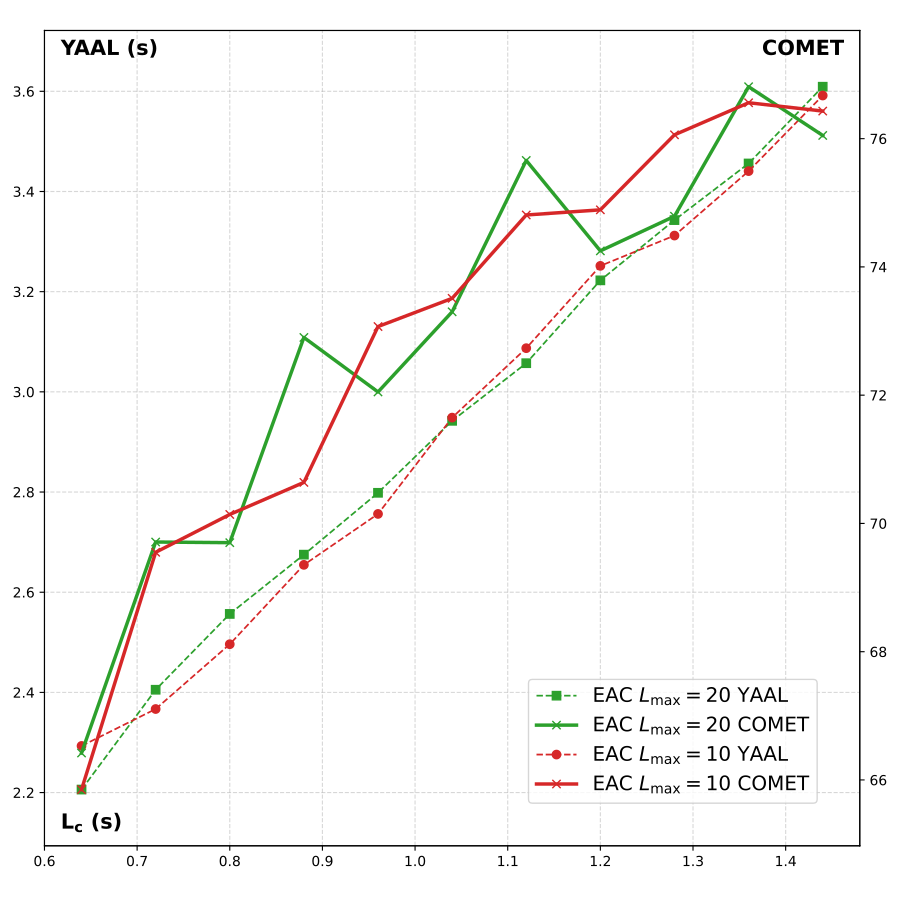

The script that saved this image:
#!/usr/bin/env python3
"""Plot EAC window-size sweep: latency vs quality across chunk sizes.

Reads aggregated metrics from the EAC experiment report (README.md table in
output/pac_experiments_wsize/report/) and maps window sizes from
pac_experiment_manifest_wsize.yaml. Falls back to per-experiment scores.tsv
when the report is missing.

Usage (from repo root):
    python3 plots/pac_window_size.py
    python3 plots/pac_window_size.py --manifest pac_experiment_manifest_wsize.yaml
    python3 plots/pac_window_size.py --report-dir output/pac_experiments_wsize/report
"""

from __future__ import annotations

import argparse
import csv
import re
import statistics
import sys
from pathlib import Path
from typing import Any

import matplotlib.pyplot as plt
import pandas as pd

try:
    import yaml
except ImportError as exc:  # pragma: no cover
    raise SystemExit("PyYAML is required: pip install pyyaml") from exc


LATENCY_AWARE = "LongYAAL (CA)"
LATENCY_UNAWARE = "LongLAAL (CA)"
QUALITY_METRIC = "COMET"
COMET_SCALE = 100.0
MS_PER_S = 1000.0
DEFAULT_L_MAX = 20
L_MAX_COLORS = {20: "tab:green", 10: "tab:red"}
L_MAX_MARKERS = {20: "s", 10: "o"}
QUALITY_LINEWIDTH = 2.5
LATENCY_LINEWIDTH = 1.25
LEGEND_INSET = 0.04


def repo_root() -> Path:
    return Path(__file__).resolve().parent.parent


def load_manifest(path: Path) -> dict[str, Any]:
    with path.open(encoding="utf-8") as f:
        manifest = yaml.safe_load(f)
    if not isinstance(manifest, dict):
        raise SystemExit(f"Manifest must be a YAML mapping: {path}")
    return manifest


def resolve_repo_path(repo_root_path: Path, value: str | Path) -> Path:
    path = Path(value)
    if path.is_absolute():
        return path
    return repo_root_path / path


def experiment_output_dir(
    repo_root_path: Path,
    manifest: dict[str, Any],
    experiment: dict[str, Any],
    eval_split: str,
) -> Path:
    output_dir = experiment.get("output_dir")
    if output_dir:
        base = resolve_repo_path(repo_root_path, output_dir)
    else:
        output_root = resolve_repo_path(
            repo_root_path, manifest.get("output_root", "output/pac_experiments")
        )
        base = output_root / experiment["id"]
    if eval_split not in {"eval", "test"}:
        base = base / eval_split
    return base


def chunk_size_from_id(experiment_id: str) -> float | None:
    match = re.search(r"lacp(\d+)", experiment_id)
    if match:
        return int(match.group(1)) / 100.0
    return None


def max_len_from_id(experiment_id: str) -> int:
    if re.search(r"_10$", experiment_id):
        return 10
    return DEFAULT_L_MAX


def max_len_from_experiment(experiment: dict[str, Any]) -> int:
    overrides = experiment.get("overrides", {})
    if "sfm_left_context_secs" in overrides:
        return int(float(overrides["sfm_left_context_secs"]))
    return max_len_from_id(experiment.get("id", ""))


def chunk_size_from_experiment(experiment: dict[str, Any]) -> float | None:
    overrides = experiment.get("overrides", {})
    for key in ("speech_chunk_size", "sfm_chunk_secs"):
        if key in overrides:
            return float(overrides[key])
    return chunk_size_from_id(experiment.get("id", ""))


def experiment_lookup(manifest: dict[str, Any]) -> dict[str, dict[str, Any]]:
    return {
        experiment["id"]: experiment
        for experiment in manifest.get("experiments", [])
        if experiment.get("enabled", True)
    }


def default_report_dir(
    repo_root_path: Path,
    manifest: dict[str, Any],
    eval_split: str,
) -> Path:
    output_root = resolve_repo_path(
        repo_root_path, manifest.get("output_root", "output/pac_experiments")
    )
    if eval_split in {"eval", "test"}:
        return output_root / "report"
    return output_root / f"report_{eval_split}"


def parse_metric_cell(cell: str) -> dict[str, float]:
    metrics: dict[str, float] = {}
    for part in cell.split(","):
        part = part.strip()
        if "=" not in part:
            continue
        name, value = part.split("=", 1)
        try:
            metrics[name.strip()] = float(value.strip())
        except ValueError:
            continue
    return metrics


def parse_report_readme(path: Path) -> list[dict[str, Any]]:
    """Parse the aggregate README.md table written by pac_experiment_report.py."""
    records: list[dict[str, Any]] = []
    for line in path.read_text(encoding="utf-8").splitlines():
        line = line.strip()
        if not line.startswith("| pac_"):
            continue
        parts = [part.strip() for part in line.split("|")]
        if len(parts) < 5:
            continue

        experiment_id = parts[1]
        quality = parse_metric_cell(parts[2])
        latency = parse_metric_cell(parts[3])
        comet = quality.get(QUALITY_METRIC)
        aware_ms = latency.get(LATENCY_AWARE)
        unaware_ms = latency.get(LATENCY_UNAWARE)
        if comet is None or aware_ms is None or unaware_ms is None:
            print(
                f"Warning: incomplete metrics in report row for {experiment_id}",
                file=sys.stderr,
            )
            continue

        records.append(
            {
                "experiment": experiment_id,
                "Aware_Latency": aware_ms / MS_PER_S,
                "Unaware_Latency": unaware_ms / MS_PER_S,
                QUALITY_METRIC: comet,
            }
        )
    return records


def parse_report_summary(
    path: Path,
    directions: list[str],
) -> list[dict[str, Any]]:
    """Parse pac_experiment_summary.tsv when README.md is unavailable."""
    rows = read_scores(path)
    if not rows:
        return []

    by_experiment: dict[str, list[dict[str, str]]] = {}
    for row in rows:
        by_experiment.setdefault(row["experiment"], []).append(row)

    records: list[dict[str, Any]] = []
    for experiment_id, exp_rows in by_experiment.items():
        aware_ms = mean_metric(exp_rows, directions, LATENCY_AWARE)
        unaware_ms = mean_metric(exp_rows, directions, LATENCY_UNAWARE)
        comet = mean_metric(exp_rows, directions, QUALITY_METRIC)
        if aware_ms is None or unaware_ms is None or comet is None:
            print(
                f"Warning: incomplete metrics in summary for {experiment_id}",
                file=sys.stderr,
            )
            continue
        records.append(
            {
                "experiment": experiment_id,
                "Aware_Latency": aware_ms / MS_PER_S,
                "Unaware_Latency": unaware_ms / MS_PER_S,
                QUALITY_METRIC: comet,
            }
        )
    return records


def enrich_with_manifest(
    records: list[dict[str, Any]],
    experiments: dict[str, dict[str, Any]],
) -> list[dict[str, Any]]:
    enriched: list[dict[str, Any]] = []
    for record in records:
        experiment_id = record["experiment"]
        experiment = experiments.get(experiment_id, {"id": experiment_id})
        chunk_size = chunk_size_from_experiment(experiment)
        if chunk_size is None:
            print(
                f"Warning: could not infer chunk size for {experiment_id}",
                file=sys.stderr,
            )
            continue
        enriched.append(
            {
                **record,
                "label": experiment.get("label", experiment_id),
                "chunk_size": chunk_size,
                "l_max": max_len_from_experiment(experiment),
            }
        )
    return enriched


def read_scores(path: Path) -> list[dict[str, str]]:
    if not path.exists():
        return []
    with path.open(encoding="utf-8", newline="") as f:
        return list(csv.DictReader(f, delimiter="\t"))


def mean_metric(rows: list[dict[str, str]], directions: list[str], metric: str) -> float | None:
    values: list[float] = []
    direction_set = set(directions)
    for row in rows:
        if row.get("metric") != metric:
            continue
        if direction_set and row.get("direction") not in direction_set:
            continue
        try:
            values.append(float(row["value"]))
        except (KeyError, ValueError):
            continue
    if not values:
        return None
    return statistics.fmean(values)


def collect_window_size_data_from_scores(
    repo_root_path: Path,
    manifest: dict[str, Any],
    eval_split: str,
) -> list[dict[str, Any]]:
    directions = manifest.get(
        "directions", ["en-de", "en-fr", "en-nl", "en-pt", "en-ru", "en-tr"]
    )
    records: list[dict[str, Any]] = []

    for experiment in manifest.get("experiments", []):
        if not experiment.get("enabled", True):
            continue
        chunk_size = chunk_size_from_experiment(experiment)
        if chunk_size is None:
            print(f"Warning: could not infer chunk size for {experiment['id']}", file=sys.stderr)
            continue

        out_dir = experiment_output_dir(repo_root_path, manifest, experiment, eval_split)
        scores_path = out_dir / "scores.tsv"
        rows = read_scores(scores_path)
        if not rows:
            print(f"Warning: no scores found at {scores_path}", file=sys.stderr)
            continue

        aware_ms = mean_metric(rows, directions, LATENCY_AWARE)
        unaware_ms = mean_metric(rows, directions, LATENCY_UNAWARE)
        comet = mean_metric(rows, directions, QUALITY_METRIC)
        if aware_ms is None or unaware_ms is None or comet is None:
            print(
                f"Warning: incomplete metrics for {experiment['id']} ({scores_path})",
                file=sys.stderr,
            )
            continue

        records.append(
            {
                "experiment": experiment["id"],
                "label": experiment.get("label", experiment["id"]),
                "chunk_size": chunk_size,
                "l_max": max_len_from_experiment(experiment),
                "Aware_Latency": aware_ms / MS_PER_S,
                "Unaware_Latency": unaware_ms / MS_PER_S,
                QUALITY_METRIC: comet,
            }
        )
    return records


def collect_window_size_data_from_report(
    report_dir: Path,
    manifest: dict[str, Any],
) -> list[dict[str, Any]] | None:
    readme_path = report_dir / "README.md"
    if readme_path.exists():
        print(f"Reading aggregate metrics from {readme_path}", file=sys.stderr)
        records = parse_report_readme(readme_path)
    else:
        summary_path = report_dir / "pac_experiment_summary.tsv"
        if not summary_path.exists():
            return None
        print(f"Reading aggregate metrics from {summary_path}", file=sys.stderr)
        directions = manifest.get(
            "directions", ["en-de", "en-fr", "en-nl", "en-pt", "en-ru", "en-tr"]
        )
        records = parse_report_summary(summary_path, directions)

    if not records:
        return None
    return enrich_with_manifest(records, experiment_lookup(manifest))


def collect_window_size_data(
    repo_root_path: Path,
    manifest: dict[str, Any],
    eval_split: str,
    report_dir: Path | None = None,
    source: str = "auto",
) -> pd.DataFrame:
    columns = [
        "experiment",
        "label",
        "chunk_size",
        "l_max",
        "Aware_Latency",
        "Unaware_Latency",
        QUALITY_METRIC,
    ]
    records: list[dict[str, Any]] | None = None

    if source in {"auto", "report"}:
        resolved_report_dir = report_dir or default_report_dir(
            repo_root_path, manifest, eval_split
        )
        records = collect_window_size_data_from_report(resolved_report_dir, manifest)
        if records is None and source == "report":
            raise SystemExit(f"No aggregate report found under {resolved_report_dir}")

    if records is None and source in {"auto", "scores"}:
        if source == "auto":
            print("Falling back to per-experiment scores.tsv files.", file=sys.stderr)
        records = collect_window_size_data_from_scores(repo_root_path, manifest, eval_split)

    if not records:
        return pd.DataFrame(columns=columns)
    return pd.DataFrame(records).sort_values(["l_max", "chunk_size"])


def padded_limits(values: pd.Series, pad_frac: float = 0.08) -> tuple[float, float]:
    vmin = float(values.min())
    vmax = float(values.max())
    if vmin == vmax:
        delta = max(abs(vmin) * 0.05, 0.05)
        return vmin - delta, vmax + delta
    pad = (vmax - vmin) * pad_frac
    return vmin - pad, vmax + pad


def plot_window_size(df: pd.DataFrame, output_path: Path, series_label: str = "EAC") -> None:
    fig, ax1 = plt.subplots(figsize=(9, 9))
    ax2 = ax1.twinx()
    ax1.set_box_aspect(1)

    legend_handles = []
    legend_labels = []

    if not df.empty:
        all_aware: list[float] = []
        all_comet: list[float] = []

        for l_max in sorted(df["l_max"].unique(), reverse=True):
            subset = df[df["l_max"] == l_max].sort_values("chunk_size")
            color = L_MAX_COLORS.get(int(l_max), "tab:blue")
            marker = L_MAX_MARKERS.get(int(l_max), "s")
            comet_scaled = subset["COMET"] * COMET_SCALE
            all_aware.extend(subset["Aware_Latency"].tolist())
            all_comet.extend(comet_scaled.tolist())

            h_aware, = ax1.plot(
                subset["chunk_size"],
                subset["Aware_Latency"],
                color=color,
                linestyle="--",
                linewidth=LATENCY_LINEWIDTH,
                marker=marker,
            )
            h_comet, = ax2.plot(
                subset["chunk_size"],
                comet_scaled,
                color=color,
                linestyle="-",
                linewidth=QUALITY_LINEWIDTH,
                marker="x",
            )
            legend_handles.extend([h_aware, h_comet])
            legend_labels.extend(
                [
                    rf"{series_label} $L_{{\max}}={int(l_max)}$ YAAL",
                    rf"{series_label} $L_{{\max}}={int(l_max)}$ {QUALITY_METRIC}",
                ]
            )

        ax1.set_ylim(*padded_limits(pd.Series(all_aware)))
        ax2.set_ylim(*padded_limits(pd.Series(all_comet)))

    ax1.text(
        0.02,
        0.97,
        "YAAL (s)",
        transform=ax1.transAxes,
        fontweight="bold",
        fontsize=15,
    )
    ax1.text(
        0.88,
        0.97,
        QUALITY_METRIC,
        transform=ax1.transAxes,
        fontweight="bold",
        fontsize=15,
    )
    ax1.text(
        0.02,
        0.02,
        r"$\mathbf{L_c}$ (s)",
        transform=ax1.transAxes,
        fontweight="bold",
        fontsize=15,
    )
    ax1.grid(True, linestyle="--", alpha=0.5)

    if legend_handles:
        ax1.legend(
            legend_handles,
            legend_labels,
            loc="lower right",
            bbox_to_anchor=(1.0 - LEGEND_INSET, LEGEND_INSET),
            fontsize="x-large",
        )

    plt.tight_layout()
    output_path.parent.mkdir(parents=True, exist_ok=True)
    plt.savefig(output_path)
    print(f"Wrote {output_path}")


def resolve_eval_split(cli_value: str | None, manifest: dict[str, Any]) -> str:
    return cli_value or manifest.get("acl_set") or manifest.get("set", "eval")


def parse_args() -> argparse.Namespace:
    root = repo_root()
    parser = argparse.ArgumentParser(description=__doc__)
    parser.add_argument(
        "--manifest",
        type=Path,
        default=root / "pac_experiment_manifest_wsize.yaml",
        help="EAC experiment manifest with window-size sweep.",
    )
    parser.add_argument(
        "--output",
        type=Path,
        default=root / "plots" / "pac_window_size.pdf",
        help="Output PDF path.",
    )
    parser.add_argument(
        "--report-dir",
        type=Path,
        help="Aggregate report directory containing README.md (default: <output_root>/report).",
    )
    parser.add_argument(
        "--source",
        choices=("auto", "report", "scores"),
        default="auto",
        help="Metric source: aggregate report (default), or per-experiment scores.tsv.",
    )
    parser.add_argument(
        "--set",
        dest="eval_split",
        help="Dataset split subdirectory (default: manifest acl_set/set or eval).",
    )
    parser.add_argument(
        "--series-label",
        default="EAC",
        help="Legend prefix for the plotted condition.",
    )
    return parser.parse_args()


def main() -> None:
    args = parse_args()
    root = repo_root()
    manifest_path = args.manifest.resolve()
    manifest = load_manifest(manifest_path)
    eval_split = resolve_eval_split(args.eval_split, manifest)

    report_dir = (
        args.report_dir.resolve()
        if args.report_dir
        else default_report_dir(root, manifest, eval_split)
    )
    df = collect_window_size_data(
        root,
        manifest,
        eval_split,
        report_dir=report_dir,
        source=args.source,
    )
    if df.empty:
        print(
            "No experiment metrics found yet; writing an empty styled figure.",
            file=sys.stderr,
        )
    else:
        l_max_values = sorted(df["l_max"].unique())
        print(
            f"Loaded {len(df)} window-size points "
            f"for L_max={', '.join(str(int(v)) for v in l_max_values)}"
        )

    plot_window_size(df, args.output.resolve(), series_label=args.series_label)


if __name__ == "__main__":
    main()
